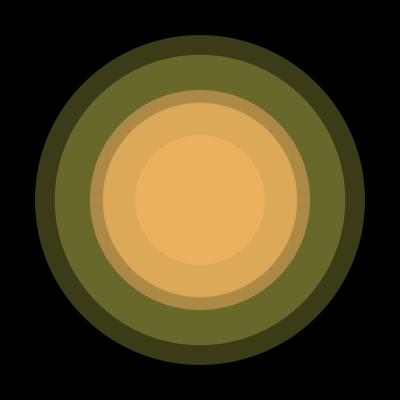
Frame 1 (no input)
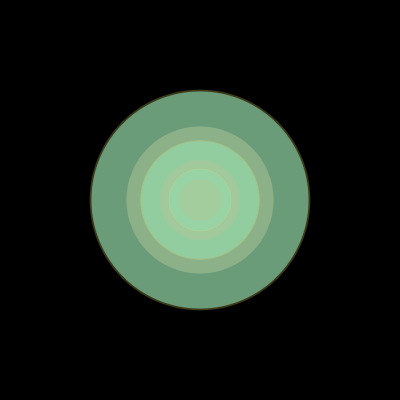
Frame 60 (the mouse pressed at the canvas centre just before this capture)
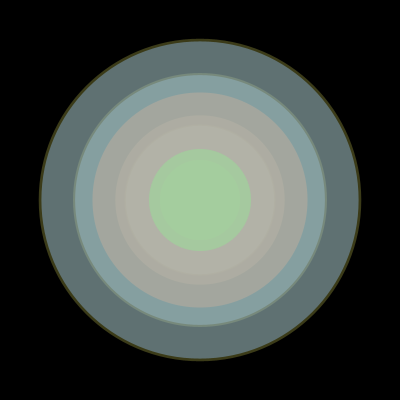
Frame 120 (the mouse held since frame 60 and released just before this capture)

The Processing sketch that drew these frames (run headless with seeded random() and noise(); from frame 60 on, the mouse is pressed at the canvas centre):

// Processing sketch: processing_166095
// ── processing_166095.pde

float angle = 0.0; // Changing angle
float speed = 0.05; // Speed of growth
void setup() {
size(400, 400);
noStroke();
}
void draw() {
background(0);
circlePhase(0.0);
circlePhase(QUARTER_PI);
circlePhase(HALF_PI);
angle += speed;
}
void circlePhase(float phase) {
float diameter = 65 + (sin(angle + phase) * 45);
fill(250,150,100,120);
ellipse(200, 200, diameter*2, diameter*2);
fill(100,150,250,120);
ellipse(200, 200, diameter*(angle%3), diameter*(angle%3));
fill(100,250,150,80);
ellipse(200, 200, diameter*(angle%5), diameter*(angle%5));
fill(250,250,100,60);
ellipse(200, 200, diameter*3, diameter*3);
}
